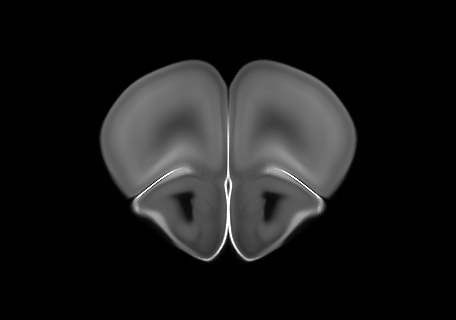
#> input picture tests/data/allen_average_coronal_120.png, 456 x 320 px
$ python -i atlas_pose_runtime.py   (imports and definitions only)
#> lines starting #> are read from the running program, lines starting #| are printed output that depends on the picture; after the words box and inside, x2 and y2 are one past the last pixel; in counts of white or black regions, pixels touching at a corner belong together
from __future__ import annotations

import csv
import hashlib
import json
import time
from datetime import datetime
from functools import lru_cache
from pathlib import Path

import cv2
import numpy as np


# Runtime boundary: canonical preprocessing, coordinate conversion, bundle verification, then ONNX inference.
# Public poses are AP micrometres from bregma (+ anterior), L-R tilt degrees, and D-V tilt degrees.
POSE_IMAGE_SIZE = 299
POSE_INPUT_NAME = "images"
POSE_OUTPUT_NAME = "pose_ap_um_lr_deg_dv_deg"
POSE_ORIENTATION_OUTPUT_NAME = "orientation_inverted_logit"
POSE_INFERENCE_BATCH_SIZE = 16
QUICKNII_COORDINATE_CONTRACT_VERSION = "quicknii-ras-to-allen-pir-v2"
ATLAS_POSE_PREPROCESSING_VERSION = "smart-mask-scale-invariant-v2"
AUTOMATIC_BRAIN_MASK_VERSION = "border-distance-conditional-hull-v6"
APPROVED_ATLAS_POSE_MODEL_SHA256: str | None = None
APPROVED_ATLAS_POSE_METADATA_SHA256: str | None = None
APPROVED_ATLAS_POSE_EVIDENCE_SHA256: str | None = None
EVALUATED_ATLAS_POSE_MODEL_SHA256 = "803383bde833bf1cb9549c2a9f44314c5c7827d2f67527901ec7a76f5d7a6495"
EVALUATED_ATLAS_POSE_METADATA_SHA256 = "8035832414bee1b5d996ad94411363d2d782ead2b431a4a03971ba9e70574bbb"
EVALUATED_ATLAS_POSE_EVIDENCE_SHA256 = "9cba7e3962099b12d582d8088702ac9b09fd4f858619a8faa4bf218897a66a26"
ATLAS_POSE_RELEASE_GATE_THRESHOLDS = {
    "mean_ap_um": 60.0,
    "mean_lr_deg": 0.90,
    "mean_dv_deg": 1.75,
    "absolute_ap_bias_um": 25.0,
    "ap_p95_um": 150.0,
    "worst_ap_band_mae_um": 90.0,
    "worst_product_mae_um": 90.0,
    "ap_bootstrap_upper95_um": 60.0,
    "per_animal_p90_ap_um": 90.0,
    "per_animal_p90_lr_deg": 1.50,
    "per_animal_p90_dv_deg": 2.50,
    "worst_group_p90_ap_um": 90.0,
    "worst_group_p90_lr_deg": 1.50,
    "worst_group_p90_dv_deg": 2.50,
}
ATLAS_POSE_SEALED_METHODS = {
    "deepslice_ai",
    "deepslice_mens_ai",
    "deepslice_mens_ai_ci",
    "atlas_pose",
}
ATLAS_POSE_SEALED_SECTION_COUNT = 1400
ATLAS_POSE_SEALED_EXPERIMENT_COUNT = 10
ATLAS_POSE_SEALED_BENCHMARK_ID = "deepslice_s2p_1400_quicknii_ras_v2"
ATLAS_POSE_SEALED_SPLIT = "sealed_deepslice_s2p"
ATLAS_POSE_RELEASE_CONFIDENCE = 0.95
ATLAS_POSE_SEALED_SOURCE_FILES = (
    "datasets.jsonl",
    "sections.jsonl",
    "provenance.json",
    "downloads.jsonl",
    "registered_image_quality.json",
)


# Brain masks define scale and orientation for the immutable v7 preprocessing contract.
def _brain_mask_from_distance(distance: np.ndarray, threshold: float) -> np.ndarray | None:
    height, width = distance.shape
    mask = (distance > threshold).astype(np.uint8)
    radius = max(2, round(min(height, width) / 120))
    kernel = cv2.getStructuringElement(cv2.MORPH_ELLIPSE, (2 * radius + 1, 2 * radius + 1))
    mask = cv2.morphologyEx(mask, cv2.MORPH_CLOSE, kernel, iterations=2)
    opening_radius = max(2, round(min(height, width) / 50))
    opening_kernel = cv2.getStructuringElement(
        cv2.MORPH_ELLIPSE,
        (2 * opening_radius + 1, 2 * opening_radius + 1),
    )
    mask = cv2.morphologyEx(mask, cv2.MORPH_OPEN, opening_kernel)
    count, labels, stats, centroids = cv2.connectedComponentsWithStats(mask, 8)
    if count <= 1:
        return None
    areas = stats[1:, cv2.CC_STAT_AREA]
    center = np.asarray([width / 2.0, height / 2.0])
    distance_from_center = np.linalg.norm(
        (centroids[1:] - center) / np.asarray([width, height]), axis=1
    )
    selected_labels = 1 + np.flatnonzero(
        (areas >= max(0.001 * height * width, 0.15 * areas.max()))
        & (distance_from_center < 0.55)
    )
    border_labels = np.unique(
        np.concatenate((labels[0], labels[-1], labels[:, 0], labels[:, -1]))
    )
    interior_labels = selected_labels[~np.isin(selected_labels, border_labels)]
    if stats[interior_labels, cv2.CC_STAT_AREA].sum() >= 0.03 * height * width:
        selected_labels = interior_labels
    selected = np.isin(labels, selected_labels).astype(np.uint8)
    radius = max(2, round(min(height, width) / 70))
    kernel = cv2.getStructuringElement(cv2.MORPH_ELLIPSE, (2 * radius + 1, 2 * radius + 1))
    selected = cv2.morphologyEx(selected, cv2.MORPH_CLOSE, kernel, iterations=2)
    contours, _ = cv2.findContours(selected, cv2.RETR_EXTERNAL, cv2.CHAIN_APPROX_SIMPLE)
    if not contours:
        return None
    contour_areas = np.asarray([cv2.contourArea(contour) for contour in contours])
    contours = [
        contour
        for contour, area in zip(contours, contour_areas)
        if area >= max(0.001 * height * width, 0.15 * contour_areas.max())
    ]
    result = np.zeros((height, width), dtype=np.uint8)
    cv2.drawContours(result, contours, -1, 1, -1)
    return result.astype(bool)


# [5 lines left out: function as_gray, not called in this run]


def automatic_brain_mask(image: np.ndarray) -> np.ndarray:
    pixels = np.squeeze(np.asarray(image))
    pixels = pixels[..., None] if pixels.ndim == 2 else pixels[..., :3]
    pixels = pixels.astype(np.float32)
    original_height, original_width = pixels.shape[:2]
    scale = min(1.0, 1024.0 / max(original_height, original_width))
    if scale < 1.0:
        pixels = cv2.resize(
            pixels,
            (round(original_width * scale), round(original_height * scale)),
            interpolation=cv2.INTER_AREA,
        )
        pixels = pixels[..., None] if pixels.ndim == 2 else pixels
    flat = pixels.reshape(-1, pixels.shape[-1])
    low, high = np.percentile(flat, [0.2, 99.8], axis=0)
    normalized = np.clip((pixels - low) * 255.0 / np.maximum(high - low, 1e-6), 0.0, 255.0)
    height, width = normalized.shape[:2]
    margin = max(3, round(min(height, width) * 0.015))
    border = np.concatenate(
        (
            normalized[:margin].reshape(-1, normalized.shape[-1]),
            normalized[-margin:].reshape(-1, normalized.shape[-1]),
            normalized[:, :margin].reshape(-1, normalized.shape[-1]),
            normalized[:, -margin:].reshape(-1, normalized.shape[-1]),
        )
    )
    background = np.median(border, axis=0)
    border_distance = np.sqrt(np.mean((border - background) ** 2, axis=1))
    distance = np.sqrt(np.mean((normalized - background) ** 2, axis=2))
    border_threshold = float(np.percentile(border_distance, 75.0))
    otsu_threshold, _ = cv2.threshold(
        np.clip(distance, 0.0, 255.0).astype(np.uint8),
        0,
        1,
        cv2.THRESH_BINARY + cv2.THRESH_OTSU,
    )
    otsu_floor = 0.75 * float(otsu_threshold)
    result = _brain_mask_from_distance(
        distance,
        max(3.0, border_threshold * 2.0 + 2.0, otsu_floor),
    )
    if result is None or result.mean() < 0.20:
        border_retry = max(3.0, float(np.percentile(border_distance, 60.0)) * 1.25 + 2.0)
        retries = (
            _brain_mask_from_distance(distance, border_retry),
            _brain_mask_from_distance(distance, max(border_retry, 0.15 * float(otsu_threshold))),
            _brain_mask_from_distance(distance, max(border_retry, 0.20 * float(otsu_threshold))),
        )
        retries = [
            retry
            for retry in retries
            if retry is not None
            and 0.03 <= retry.mean() <= 0.75
            and np.concatenate((retry[0], retry[-1], retry[:, 0], retry[:, -1])).mean() < 0.20
        ]
        if retries:
            retry = max(retries, key=np.mean)
            current_area = 0.0 if result is None else float(result.mean())
            if current_area < 0.05 or retry.mean() > 1.5 * current_area:
                result = retry
    if result is None or result.mean() < 0.03:
        raise ValueError("No brain foreground was detected")
    y, x = np.nonzero(result)
    hull = np.zeros_like(result, dtype=np.uint8)
    cv2.fillConvexPoly(hull, cv2.convexHull(np.column_stack((x, y)).astype(np.int32)), 1)
    if result.sum() < 0.9 * hull.sum():
        result = hull.astype(bool)
    if result.shape != (original_height, original_width):
        result = cv2.resize(
            result.astype(np.uint8),
            (original_width, original_height),
            interpolation=cv2.INTER_NEAREST,
        ).astype(bool)
    return result


# [61 lines left out: functions brain_orientation_affine, canonicalize_brain_orientation, canonical_brain_sampling_grid, preprocess_atlas_pose_image, not called in this run]


ATLAS_POSE_PREPROCESSING_CONTRACT_FUNCTIONS = (
    "as_gray",
    "brain_orientation_affine",
    "canonicalize_brain_orientation",
    "canonical_brain_sampling_grid",
    "preprocess_atlas_pose_image",
)
# Generated from normalized source text for the functions above. Runtime uses this immutable
# value so the contract is identical across CPython versions and inside a PyInstaller bundle.
ATLAS_POSE_PREPROCESSING_CONTRACT_SHA256 = (
    "0be931fd9b3d04d1ac04c5103905539e99b6ecb3bfc6b95e7895ffa9370d8cab"
)


def atlas_pose_preprocessing_contract_sha256() -> str:
    return ATLAS_POSE_PREPROCESSING_CONTRACT_SHA256


# [240 lines left out: functions plane_normal_from_tilts, tilts_from_plane_normal, fuse_pose_predictions, brain_mask_affine, _file_sha256, _canonical_json_sha256 and 7 more, not called in this run]


def _metadata_sealed_source_sha256(metadata: dict) -> dict:
    registered = metadata.get("registered_data", {}).get("sha256", {})
    return {name: registered.get(name) for name in ATLAS_POSE_SEALED_SOURCE_FILES}


# [503 lines left out: functions verify_atlas_pose_candidate_bundle, _verify_atlas_pose_candidate_bundle_cached, _verified_atlas_pose_candidate_bundle, verify_atlas_pose_release_bundle, verify_atlas_pose_model_bundle, verify_atlas_pose_evaluated_bundle and 5 more, not called in this run]

>>> import cv2
>>> picture = cv2.imread('../tests/data/allen_average_coronal_120.png')
#> picture is the input picture: shape (320, 456, 3); min 0, max 255, mean 25.7
>>> result = automatic_brain_mask(picture)
#> in automatic_brain_mask, `low, high = np.percentile(flat, [0.2, 99.8], axis=0)`: low = [0, 0, 0]; high = [255, 255, 255]
#> in automatic_brain_mask, `background = np.median(border, axis=0)`: background = [0, 0, 0]
#> in automatic_brain_mask, `border_distance = np.sqrt(np.mean((border - background) ** 2, axis=1))`: border_distance = 7760 values, max 2 at index 1842, min 0 at index 0, mean 0.00683
#> in automatic_brain_mask, `border_threshold = float(np.percentile(border_distance, 75.0))`: border_threshold = 0
#> in automatic_brain_mask, `otsu_threshold, _ = cv2.threshold( np.clip(distance, 0.0, 255.0).astyp..`: otsu_threshold = 49
#> in automatic_brain_mask, `otsu_floor = 0.75 * float(otsu_threshold)`: otsu_floor = 36.75
#> in _brain_mask_from_distance, `mask = (distance > threshold).astype(np.uint8)`:
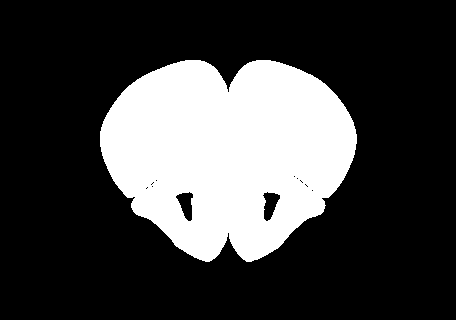
#> mask: shape (320, 456); values 0 (black) and 1 (white), 25.9% white; 1 white region, box (x1, y1, x2, y2) and area: (100, 60, 357, 262) 37732
#> in _brain_mask_from_distance, `mask = cv2.morphologyEx(mask, cv2.MORPH_CLOSE, kernel, iterations=2)`:
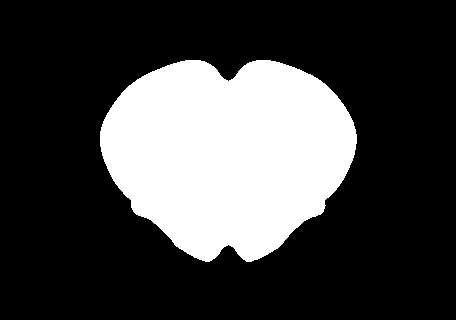
#> mask: shape (320, 456); values 0 (black) and 1 (white), 26.4% white; 1 white region, box (x1, y1, x2, y2) and area: (100, 60, 357, 262) 38468
#> in _brain_mask_from_distance, `mask = cv2.morphologyEx(mask, cv2.MORPH_OPEN, opening_kernel)`: mask: shape (320, 456); values 0 (black) and 1 (white), 26.4% white; 1 white region, box (x1, y1, x2, y2) and area: (100, 60, 357, 262) 38457
#> in _brain_mask_from_distance, `count, labels, stats, centroids = cv2.connectedComponentsWithStats(mas..`: count = 2; stats = [[0, 0, 456, 320, 107463], [100, 60, 257, 202, 38457]]; centroids = [[227.4, 161.8], [227.8, 153.1]]
#> in _brain_mask_from_distance, `areas = stats[1:, cv2.CC_STAT_AREA]`: areas = [38457]
#> in _brain_mask_from_distance, `distance_from_center = np.linalg.norm( (centroids[1:] - center) / np.a..`: distance_from_center = [0.0215]
#> in _brain_mask_from_distance, `selected_labels = 1 + np.flatnonzero( (areas >= max(0.001 * height * w..`: selected_labels = [1]
#> in _brain_mask_from_distance, `border_labels = np.unique( np.concatenate((labels[0], labels[-1], labe..`: border_labels = [0]
#> in _brain_mask_from_distance, `interior_labels = selected_labels[~np.isin(selected_labels, border_lab..`: interior_labels = [1]
#> in _brain_mask_from_distance, `selected = cv2.morphologyEx(selected, cv2.MORPH_CLOSE, kernel, iterati..`: selected: shape (320, 456); values 0 (black) and 1 (white), 26.4% white; 1 white region
#> in _brain_mask_from_distance, `contours, _ = cv2.findContours(selected, cv2.RETR_EXTERNAL, cv2.CHAIN_..`: contours = 1 contour; box (x1, y1, x2, y2) and area: (100, 60, 357, 262) 38244
#> in _brain_mask_from_distance, `contour_areas = np.asarray([cv2.contourArea(contour) for contour in co..`: contour_areas = [38244]
#> in automatic_brain_mask, `cv2.fillConvexPoly(hull, cv2.convexHull(np.column_stack((x, y)).astype..`:
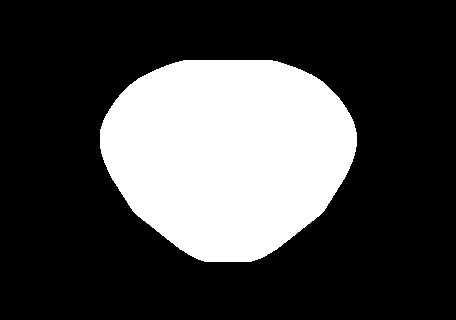
#> hull: shape (320, 456); values 0 (black) and 1 (white), 27.3% white; 1 white region, box (x1, y1, x2, y2) and area: (100, 60, 357, 262) 39842

$ run again, on tests/data/allen_average_coronal_320.png
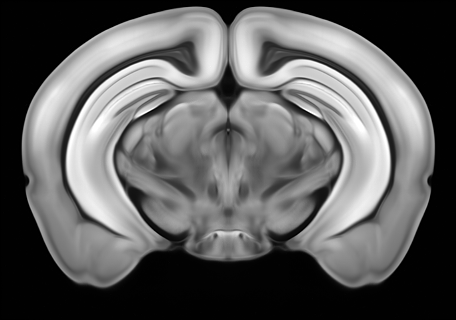
#> input picture tests/data/allen_average_coronal_320.png, 456 x 320 px
#> picture is the input picture: shape (320, 456, 3); min 0, max 255, mean 92.9
#> low = [0, 0, 0]; high = [255, 255, 255]
#> background = [1, 1, 1]
#> border_distance = 7760 values, max 3 at index 2600, min 0 at index 461, mean 0.186
#> border_threshold = 0
#> otsu_threshold = 82
#> otsu_floor = 61.5
#> in _brain_mask_from_distance, `mask = cv2.morphologyEx(mask, cv2.MORPH_CLOSE, kernel, iterations=2)`:
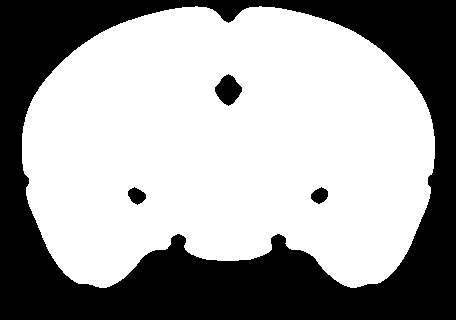
#> mask: shape (320, 456); values 0 (black) and 1 (white), 62.7% white; 4 black regions, box (x1, y1, x2, y2) and area: (0, 0, 456, 320) 53461, (215, 74, 242, 106) 545, (128, 187, 146, 205) 212, (311, 187, 328, 204) 199
#> count = 2; stats = [[0, 0, 456, 320, 54429], [22, 6, 413, 282, 91491]]; centroids = [[227, 182.8], [227.8, 145.7]]
#> areas = [91491]
#> distance_from_center = [0.0448]
#> selected_labels = [1]
#> border_labels = [0]
#> interior_labels = [1]
#> selected: shape (320, 456); values 0 (black) and 1 (white), 63.6% white; 3 black regions
#> contours = 1 contour; box (x1, y1, x2, y2) and area: (22, 0, 435, 288) 92751
#> contour_areas = [92751]
#> result: shape (320, 456); values 0 (black) and 1 (white), 63.9% white; 2 black regions, box (x1, y1, x2, y2) and area: (0, 0, 456, 320) 52041, (206, 0, 250, 20) 576
#> in automatic_brain_mask, `cv2.fillConvexPoly(hull, cv2.convexHull(np.column_stack((x, y)).astype..`:
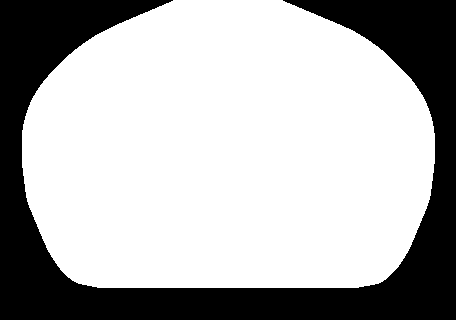
#> hull: shape (320, 456); values 0 (black) and 1 (white), 69.4% white; 1 black region, box (x1, y1, x2, y2) and area: (0, 0, 456, 320) 44661
